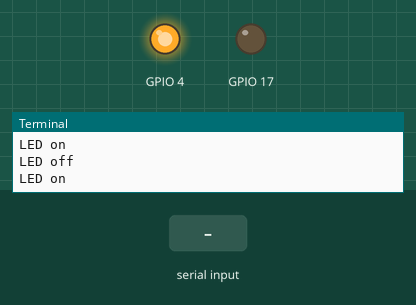
Simulated run of this program. Board: Raspberry Pi (BCM pin numbers). Parts: output pins drawn as LEDs (lit = HIGH), the last lines printed to the terminal. The inputs (shaded band) are chosen by the test bench.

Above: at 1.1 s.
At 3.2 s:
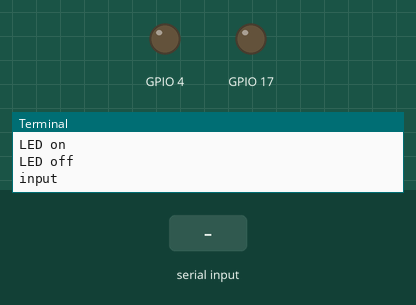
3.3 s: ";E?" typed at the terminal, then Enter
At 4.4 s:
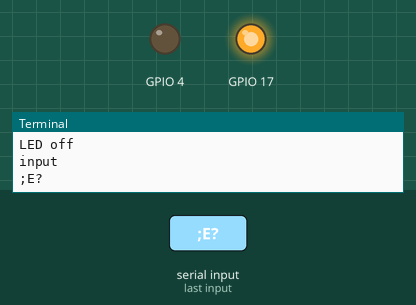
Timing chart, 0 to 9.8 s (numbered marks = the images above; inputs shaded):
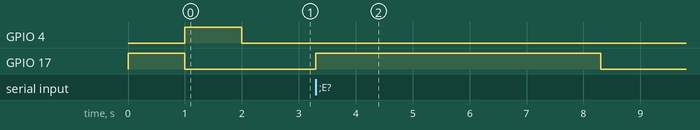

Measured:
- after the input at 3.3 s, GPIO 17: LOW → HIGH at once, → LOW 5.0 s later

The program:

autostart.py
```python
'''
Search for these patterns on the data from a card

"E?"
"%E?"
";E?"
"E?|"

If one of the sectors has bad data it's likely the card may go soon.
'''


import RPi.GPIO as GPIO
import time

#https://thepihut.com/blogs/raspberry-pi-tutorials/27968772-turning-on-an-led-with-your-raspberry-pis-gpio-pins

GPIO.setmode(GPIO.BCM)
GPIO.setwarnings(False)
GPIO.setup(17,GPIO.OUT)
GPIO.setup(4,GPIO.OUT)


'''Tests the lights on startup'''
i = 1
while i < 2 :
    i += 1
    print ("LED on")
    GPIO.output(17,GPIO.HIGH)
    time.sleep(1)
    print ("LED off")
    GPIO.output(17,GPIO.LOW)

    print ("LED on")
    GPIO.output(4,GPIO.HIGH)
    time.sleep(1)
    print ("LED off")
    GPIO.output(4,GPIO.LOW)

''' pin 17 has a red LED for bad reads, pin 4 has a green LED for good reads'''

#import io
#buff = io.StringIO("msg")
#buff.readline()

while True:
    #input ("card")
    card_read = raw_input("input")

    if card_read.find(";E?") != -1:
        GPIO.output(17,GPIO.HIGH)
        time.sleep(5)
        print ("Bad Card")
        GPIO.output(17,GPIO.LOW)
    elif card_read.find("%E?") != -1:
        print ("bad card")
        GPIO.output(17,GPIO.HIGH)
        time.sleep(5)
        print ("Bad Card")
        GPIO.output(17,GPIO.LOW)
    elif card_read.find("E?|") != -1:
        print ("bad card")
        GPIO.output(17,GPIO.HIGH)
        time.sleep(5)
        print ("Bad Card")
        GPIO.output(17,GPIO.LOW)
    else:
        GPIO.output(4,GPIO.HIGH)
        time.sleep(5)
        print ("Less Bad Card")
        GPIO.output(4,GPIO.LOW)
```
